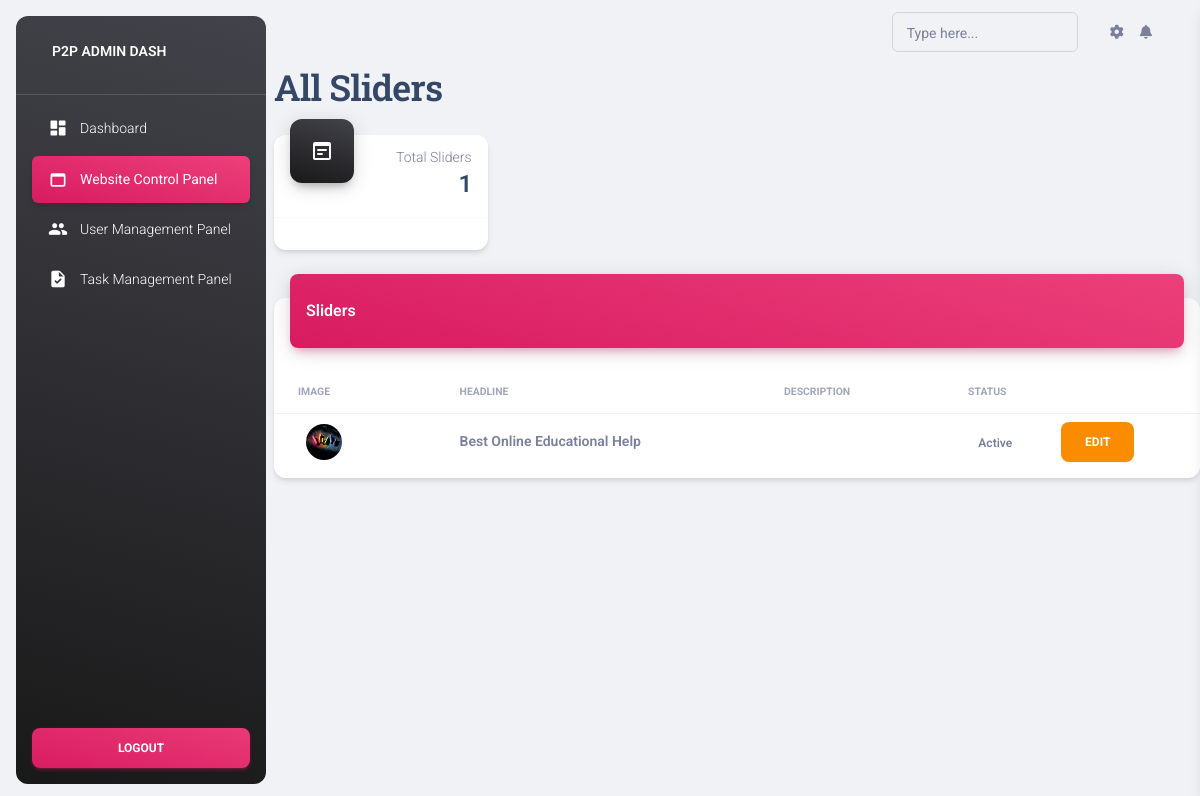
/dashboard/all-sliders, run on the app's committed database.
### main/models.py (models this page shows, shortened)
class Slider(models.Model):
    headline = models.CharField(max_length=100)
    description = models.TextField()
    image = models.ImageField(upload_to="uploads/slider")
    status = models.CharField(max_length=100, default="Active")

### dashboard/views.py (the view)
# urls.py: path('all-sliders', views.allSliders, name="AllSliders"),
def allSliders(request):
    slider = Slider.objects.all()
    slider_count = Slider.objects.count()
    return render(request, 'all_sliders.html', {'navbar': 'webcontent', 'slider': slider, 'slider_count': slider_count})

### dashboard/templates/all_sliders.html (shortened to what this page needs)
{% extends 'adminlayout.html' %}
{% load static %}
{% block content %}
    <h2>All Sliders</h2>
    <div class="row">
        <div class="col-xl-3 col-sm-6 mb-xl-0 mb-4">
          <div class="card">
            <div class="card-header p-3 pt-2">
              <div class="icon icon-lg icon-shape bg-gradient-dark shadow-dark text-center border-radius-xl mt-n4 position-absolute">
                <i class="material-icons opacity-10">wysiwyg</i>
              </div>
              <div class="text-end pt-1">
                <p class="text-sm mb-0 text-capitalize">Total Sliders</p>
                <h4 class="mb-0">{{ slider_count }}</h4>
              </div>
            </div>
            <hr class="dark horizontal my-0">
            <div class="card-footer p-3">
            </div>
          </div>
        </div>
      </div>
    <div class="row">
        <div class="col-12">
          <div class="card my-4">
            <div class="card-header p-0 position-relative mt-n4 mx-3 z-index-2">
              <div class="bg-gradient-primary shadow-primary border-radius-lg pt-4 pb-3">
                <h6 class="text-white text-capitalize ps-3">Sliders</h6>
              </div>
            </div>
            <div class="card-body px-0 pb-2">
              <div class="table-responsive p-0">
                <table class="table align-items-center justify-content-center mb-0">
                  <thead>
                    <tr>
                      <th class="text-uppercase text-secondary text-xxs font-weight-bolder opacity-7">Image</th>
                      <th class="text-uppercase text-secondary text-xxs font-weight-bolder opacity-7 ps-2">Headline</th>
                      <th class="text-uppercase text-secondary text-xxs font-weight-bolder opacity-7 ps-2">Description</th>
                      <th class="text-uppercase text-secondary text-xxs font-weight-bolder text-center opacity-7 ps-2">Status</th>
                      <th></th>
                    </tr>
                  </thead>
                  <tbody>
                  {% for slider in slider %}
                    <tr>
                      <td>
                        <div class="d-flex px-2">
                          <div class="px-3">
                            <img src="/media/{{ slider.image }}" class="avatar avatar-sm rounded-circle me-2" alt="spotify">
                          </div>
                        </div>
                      </td>
                      <td>
                        <p class="text-sm font-weight-bold mb-0">{{slider.headline}}</p>
                      </td>
                      <td>
                      </td>
                      <td class="align-middle text-center">
                        <span class="text-xs font-weight-bold">{{ slider.status }}</span>
                      </td>
                      <td class="align-middle">
                        <a class="btn btn-link mb-0 bg-warning a-hover" style="color: #ffffff !important;" href="edit-slider/{{ slider.id }}">
                          Edit
                        </a>
                      </td>
                    </tr>
                  {% endfor %}
                  </tbody>
                </table>
              </div>
            </div>
          </div>
        </div>
      </div>
{% endblock %}

### dashboard/static/css/nucleo-svg.css (style rules this page uses)
.icon { display: inline-block; color: #111111; height: 1em; width: 1em; }
.icon-lg { height: 1.6em; width: 1.6em; }
.icon { fill: currentColor; stroke: none; }

### data on the page
Slider: image (picture), headline "Best Online Educational Help", status "Active"

### other printed values
{{ slider_count }} "1"
